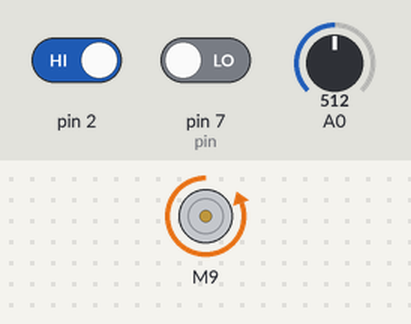
This sketch was run on a simulated Arduino Uno, built with avr-gcc and run on an emulated ATmega328P. Parts: DC motor (green arrow = forward, orange = backward, longer = faster). The inputs (shaded band) are chosen by the test bench; at power-on: A0 = 512, pin 2 HIGH, pin 7 (pin) LOW.

Above: at 1.2 s.
1.3 s: A0 set to 0
At 3.0 s:
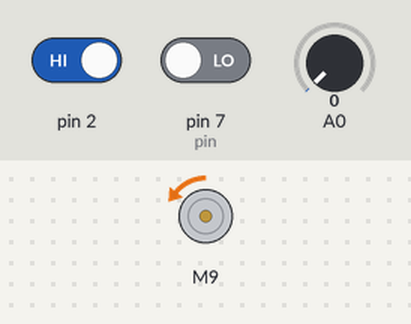
3.5 s: pin 2 driven LOW
At 4.5 s:
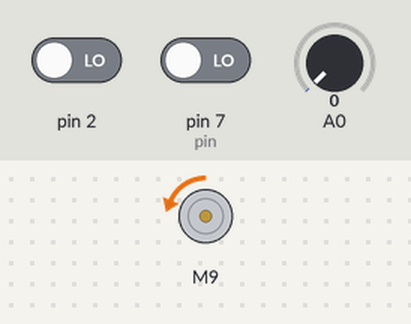
6.5 s: A0 set to 122
At 8.0 s:
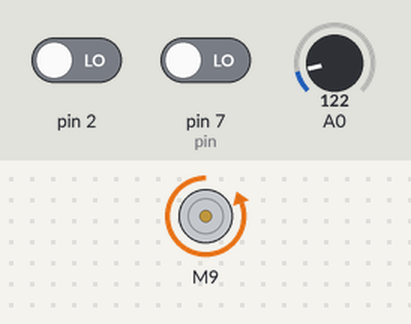
Timing chart, 0 to 9.5 s (numbered marks = the images above; inputs shaded):
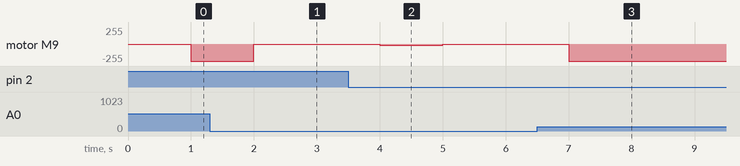

Measured:
- after the input at 1.3 s, motor M9: backward 255/255 → backward 2/255 after 0.70 s
- after the input at 3.5 s, motor M9: backward 2/255 → backward 17/255 after 0.50 s, → backward 7/255 1.0 s later
- after the input at 6.5 s, motor M9: backward 7/255 → backward 255/255 after 0.50 s

The sketch:

servo_handing.ino
```cpp
#include "BTS7960.h"
#include "PinChangeInterrupt.h"
#include "PID_v1.h"

#define encodPinA1  11
#define encodPinB1  12


/* Define Mode
  0: Locked Mode
  1: Auto Handling Mode
  2: Remode Handling Mode
*/

/* Define DIR */
/* DIR: Run Forward: R_PWM - Run Reverse: L_PWM */
const uint8_t EN = 8;
const uint8_t L_PWM = 9;
const uint8_t R_PWM = 10;

/* Define Servo
   A0: Channel A Feedback
   A1: Channel B Feedback
*/

BTS7960 motorController(EN, L_PWM, R_PWM);
int pin = 7;
unsigned long duration;
uint32_t pulse1, pulse2;
/* Setup PID Parameter */

double Kp = 5, Ki = 1, Kd = 0.01;
double input = 0, output = 0, setpoint = 0;
long temp;
volatile long encoderPos = 0;
PID myPID(&input, &output, &setpoint, Kp, Ki, Kd, DIRECT);

void setup()
{
  setup_servo();
  Serial.begin(115200);
}

void loop() {
  duration = pulseIn(pin, HIGH);
  setpoint = analogRead(0) * 5;
  input = encoderPos;
  myPID.Compute();
  motor_run(output);
}

void motor_run( int pulse) {
  motorController.Enable();
  if (pulse > 0){
    motorController.TurnLeft(pulse);
  }
  else {
    motorController.TurnRight(abs(pulse));
  }
}

void motor_stop() {
  motorController.Disable();
}

void setup_servo() {
  pinMode(encodPinA1, INPUT_PULLUP);
  pinMode(encodPinB1, INPUT_PULLUP);
  attachInterrupt(0, encoder, FALLING);
  TCCR1B = TCCR1B & 0b11111000 | 1;
  myPID.SetMode(AUTOMATIC);
  myPID.SetSampleTime(1);
  myPID.SetOutputLimits(-255, 255);
}

void encoder(){
  if( PINB & 0b00000001){
    encoderPos++;
  }
  else{
    encoderPos--;
  }
}

void signal_handle(){
  if (duration >= 1050 && duration <= 1470) {
    pulse1 = map (duration, 1470, 1050, 0, 255);
    Serial.println(pulse1);
  }

  if (duration >= 1490 && duration <= 1910) {
    pulse2 = map (duration, 1490, 1910, 0, 255);
    Serial.println(pulse2);
  }

  else{
    motorController.Disable();
  }
}
```
